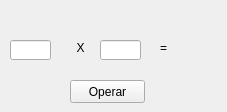
<?xml version="1.0" encoding="UTF-8"?>
<ui version="4.0">
 <class>MainWindow</class>
 <widget class="QMainWindow" name="MainWindow">
  <property name="geometry">
   <rect>
    <x>0</x>
    <y>0</y>
    <width>227</width>
    <height>112</height>
   </rect>
  </property>
  <property name="windowTitle">
   <string>MainWindow</string>
  </property>
  <widget class="QWidget" name="centralwidget">
   <widget class="QLineEdit" name="Op1">
    <property name="geometry">
     <rect>
      <x>10</x>
      <y>40</y>
      <width>41</width>
      <height>20</height>
     </rect>
    </property>
   </widget>
   <widget class="QLineEdit" name="Op2">
    <property name="geometry">
     <rect>
      <x>100</x>
      <y>40</y>
      <width>41</width>
      <height>20</height>
     </rect>
    </property>
   </widget>
   <widget class="QLabel" name="Fixo">
    <property name="geometry">
     <rect>
      <x>70</x>
      <y>40</y>
      <width>21</width>
      <height>16</height>
     </rect>
    </property>
    <property name="text">
     <string>X</string>
    </property>
    <property name="scaledContents">
     <bool>false</bool>
    </property>
    <property name="alignment">
     <set>Qt::AlignCenter</set>
    </property>
   </widget>
   <widget class="QLabel" name="Resultado">
    <property name="geometry">
     <rect>
      <x>160</x>
      <y>40</y>
      <width>41</width>
      <height>16</height>
     </rect>
    </property>
    <property name="text">
     <string>=</string>
    </property>
   </widget>
   <widget class="QPushButton" name="Operar">
    <property name="geometry">
     <rect>
      <x>70</x>
      <y>80</y>
      <width>75</width>
      <height>23</height>
     </rect>
    </property>
    <property name="text">
     <string>Operar</string>
    </property>
   </widget>
  </widget>
 </widget>
 <resources/>
 <connections/>
</ui>
